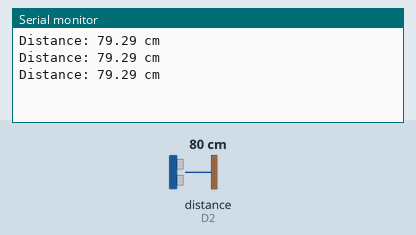
Simulated run of this sketch. Board: ESP8266 (NodeMCU). On the bench: the last lines printed to the serial monitor. Wiring (inferred from the names in the program): ultrasonic range finder: trigger D1; echo D2. The inputs (shaded band) are chosen by the test bench; at power-on: distance to the obstacle (sensor on D2) 80 cm. The echo pulse lasts 58.3 µs per cm.

Above: at 1.3 s.
1.4 s: distance to the obstacle (sensor on D2) set to 2 cm
At 1.8 s:
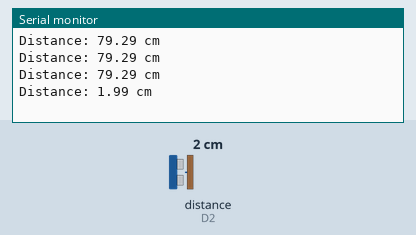
2.9 s: distance to the obstacle (sensor on D2) set to 4 cm
At 3.4 s:
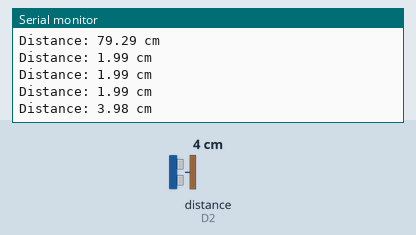
Timing chart, 0 to 5.9 s (numbered marks = the images above; inputs shaded):
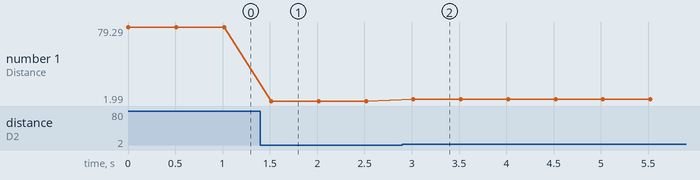

Measured:
- after the input at 1.4 s, the serial monitor: prints a new line after 0.12 s (image 1)
- after the input at 2.9 s, the serial monitor: prints a new line after 0.12 s (image 2)
- plotted number 1: 79.29 → 1.99 after the input at 1.4 s, 1.99 → 3.98 after the input at 2.9 s

The sketch:

NodeMCU_UltraSonic.ino
```cpp
 #define TRIG_PIN D1  // Pin connected to Trig on HC-SR04
 #define ECHO_PIN D2  // Pin connected to Echo on HC-SR04

 void setup() {
   Serial.begin(115200);  // Initialize serial communication at 115200 baud rate
   pinMode(TRIG_PIN, OUTPUT);  // Set Trig pin as output
   pinMode(ECHO_PIN, INPUT);   // Set Echo pin as input
 }

 void loop() {
//   // Send a 10us HIGH pulse to trigger the sensor
   digitalWrite(TRIG_PIN, LOW);
  delayMicroseconds(2);  // Ensure clean LOW pulse
  digitalWrite(TRIG_PIN, HIGH);
  delayMicroseconds(10);  // 10 microseconds pulse
  digitalWrite(TRIG_PIN, LOW);

//   // Measure the time for the echo to return
  long duration = pulseIn(ECHO_PIN, HIGH);

  // Calculate the distance in centimeters
  float distance = duration * 0.034 / 2;

  // Print the distance to the Serial Monitor
  Serial.print("Distance: ");
  Serial.print(distance);
  Serial.println(" cm");

   delay(500);  // Delay for half a second before the next reading
 }
```
